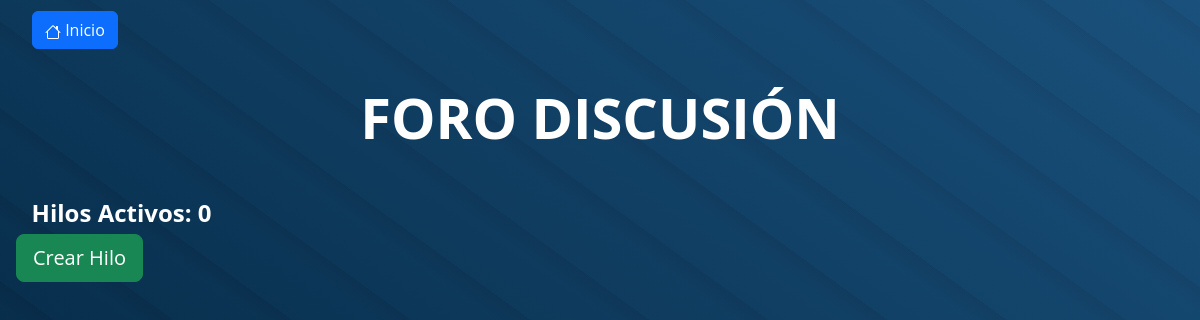
The app's page /foro/, older data.
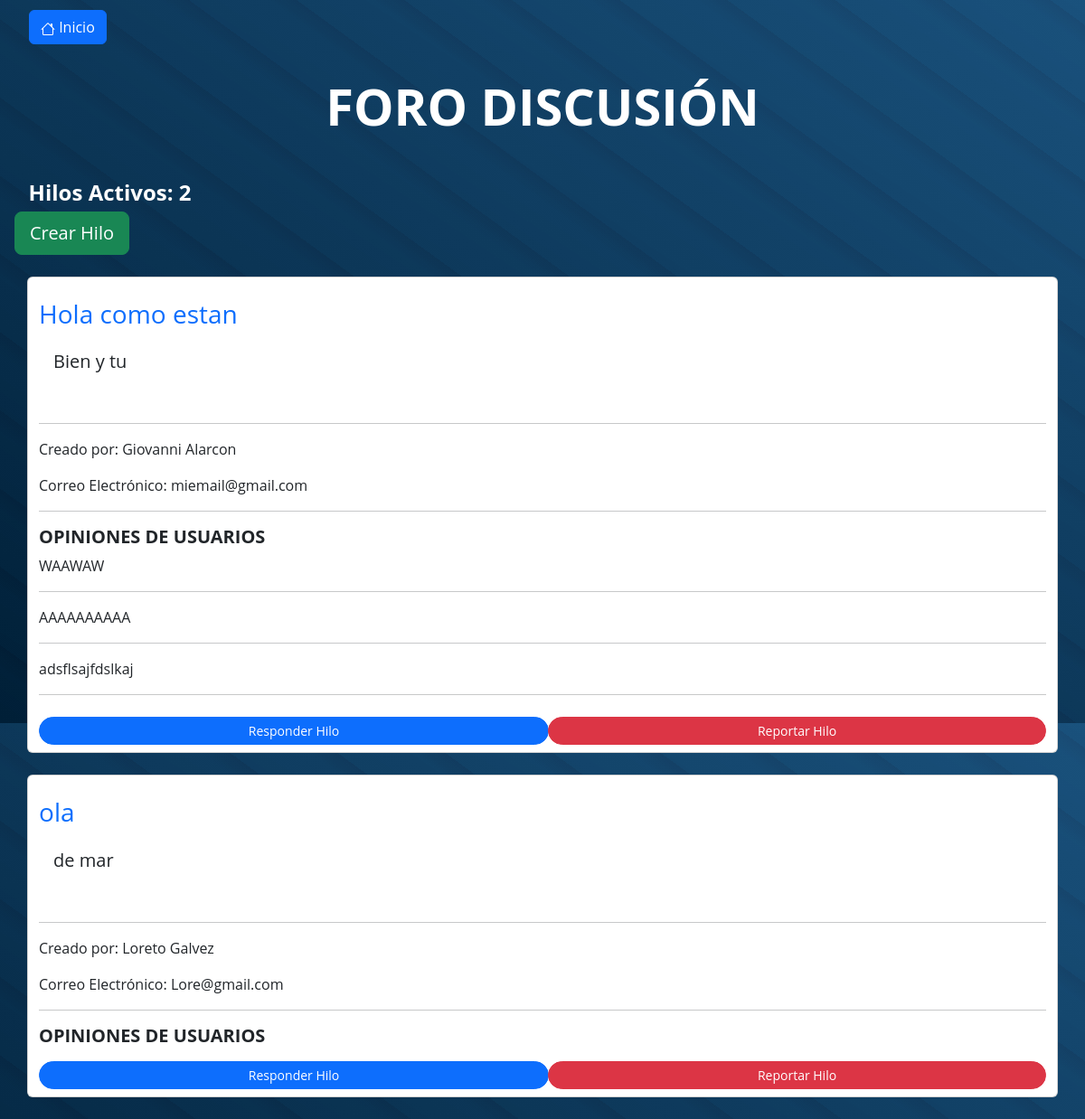
The same page, newer data.
### apps/Core/models.py (models this page shows, shortened)
class Foro(models.Model):
    usuario = models.ForeignKey(Usuario, on_delete=models.CASCADE)
    tema = models.CharField(max_length=200)
    descripcion = models.CharField(max_length=1000, blank=True)
    link = models.CharField(max_length=100, null=True)
    fecha_creacion = models.DateTimeField(auto_now_add=True, null=True)

class Usuario(AbstractBaseUser):
    nombre = models.CharField('nombre', max_length=50, blank=False, null=False)
    apellido = models.CharField('apellido', max_length=50, blank=False, null=False)
    correo = models.EmailField('correo', max_length=254, unique=True, blank=False, null=False)
    fecha = models.DateField('fechaNacimiento', null=False, blank=False, default=timezone.now)
    username = models.CharField('username', max_length=100)
    tipo = models.CharField('Tipo', max_length=3, choices=[('Stu', 'Estudiante'), ('Tea', 'Profesor'), ('Str', 'Otro')])
    activo = models.BooleanField(default=True)
    super = models.BooleanField(default=False)
    objects = UsuarioManager()
    USERNAME_FIELD = 'correo'
    REQUIRED_FIELDS = ['nombre','apellido']

class Discussion(models.Model):
    hilo = models.ForeignKey(Foro, blank=True, on_delete=models.CASCADE)
    discusion = models.CharField(max_length=1000)

### apps/Core/views.py (the view)
# urls.py: path('foro/', views.foro, name='foro'),
def foro(request):
    foros = Foro.objects.all()
    counts = len(foros)
    discussions = Discussion.objects.all()
    context = {
        'foros': foros,
        'counts': counts,
        'discussions': discussions
    }
    return render(request, 'Core/foro/foro.html', context)

### apps/Core/templates/Core/foro/foro.html (shortened to what this page needs)
{% extends "Core/base.html" %}
{% block content %}
<link href="https://cdn.jsdelivr.net/npm/bootstrap@5.3.3/dist/css/bootstrap.min.css" rel="stylesheet">
<h1 class="text-center text-white display-4 my-4 fw-bold">FORO DISCUSIÓN</h1>
 <h2 class="jumbotron p-3 mb-2">
    <span class="badge badge-secondary">Hilos Activos: {{counts}}</span>
    <form method="POST" action="{% url 'add_foro' %}">
        <button class="btn btn-success btn-lg">Crear Hilo</button>
    </form>
 </h2>
 <div class="card-colums">
    {% for foro in foros %}
        <div class="card box container">
            <br>
            <h5 class="card-title">
                <a href="{{foro.link}}" class="text-decoration-none"><h3>{{foro.tema}}</h3></a>
                <div class="card-body container">
                    <p>{{foro.descripcion}}</p>
                </h5>
                <hr>
                <p>Creado por: {{foro.usuario.nombre}}  {{foro.usuario.apellido}}</p>
                Correo Electrónico: {{foro.usuario.correo}}
                <hr>
                <h4 class="text-uppercase fw-bold fs-5">OPINIONES DE USUARIOS</h4>
                {% for discuss in discussions %}
                    {% if discuss.hilo == foro %}
                        {{ discuss.discusion }}
                        <hr>
                    {% endif %}
                {% endfor %}
                <div class="btn-group">
                    <button class="btn btn-primary btn-sm px-2 rounded-pill my-2" onclick=location.href="{% url 'add_discussion' foro.id %}">Responder Hilo</button>
                    <button class="btn btn-danger btn-sm px-2 rounded-pill my-2" onclick=location.href="{% url 'delete_discussion' foro.id %}">Reportar Hilo</button>
                </div>
            </div>
        </div>
        <br>
    {% endfor %}
</div>
{% endblock content %}

### apps/Core/templates/Core/base.html (shortened to what this page needs)
<!DOCTYPE html>
<html lang="en">
<head>
    {% load static %}
    <link rel="stylesheet" href="{% static 'Core/css/estilos.css' %}">
    <link rel="stylesheet" href="https://cdnjs.cloudflare.com/ajax/libs/font-awesome/6.5.2/css/all.min.css"
 />
</head>
<body>
    <div class="root">
        <header>
            <div class="navbar">
                <a class="btn btn-primary" href="{% url 'home' %}"> Inicio</a>
            </div>
        </header>
    </div>
    <main>
        {% block content %}{% endblock %}
    </main>
</body>
</html>

### apps/Core/static/Core/css/estilos.css (style rules this page uses)
* { box-sizing: border-box; font-family: 'Open Sans',sans-serif; margin: 0; padding: 0; }
body { height: 100vh; background-color: #000; background: linear-gradient(to right top,rgba(0,0,0,.5),hsla(0,0%,100%,.1)),repeating-linear-gradient(36deg,#003e6e,#003e6e 50px,#003e6e 0,#003765 70px); background-size: cover; background-position: center; }
a { text-decoration: none; color: #fff; font-size: 1rem; }
header { position: relative; padding: 0 2rem; }
.navbar { width: 100%; height: 60px; max-width: 1200px; margin: 0 auto; display: flex; align-items: center; justify-content: space-between; }
img, svg { vertical-align: middle; }

Row changes from the older to the newer data that the page shows:
added Foro: tema "Hola como estan", descripcion "Bien y tu", usuario.nombre "Giovanni", usuario.apellido "Alarcon", usuario.correo "miemail@gmail.com"
added Discussion: discusion "WAAWAW"
added Discussion: discusion "AAAAAAAAAA"
added Discussion: discusion "adsflsajfdslkaj"
added Foro: tema "ola", descripcion "de mar", usuario.nombre "Loreto", usuario.apellido "Galvez", usuario.correo "Lore@gmail.com"
Text that changed along with them:
{{ counts }}: "0" → "2"
